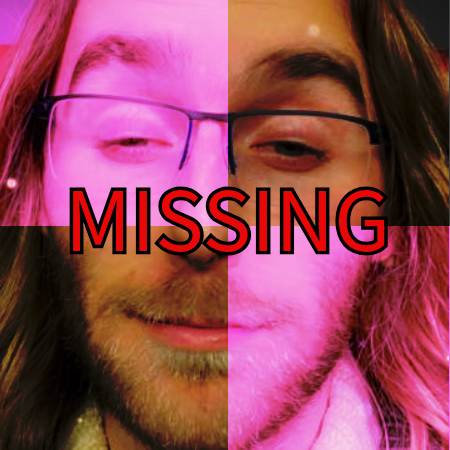
#> input picture src/dist/assets/missing.png, 450 x 450 px; its folder holds 3 pictures in this run; the run also reads 1 picture not shown here
$ python create_animation.py
#> lines starting #> are read from the running program, lines starting #| are printed output that depends on the picture
#> the answer given: ../src/dist/assets
"""
    This file is a part of yoyoengine. (https://github.com/zoogies/yoyoengine)
    Copyright (C) 2023-2025  Ryan Zmuda

    Licensed under the MIT license. See LICENSE file in the project root for details.
"""

# script created (almost) entirely by chatgpt3.5 (im lazy)

import os
from PIL import Image
import re
import json

def sort_key(file):
    match = re.search(r'\d+$', file)
    if match:
        return int(match.group())
    else:
        return file

def create_animation_metadata(folder_path):
#> called with folder_path = '../src/dist/assets'
    frame_files = sorted(os.listdir(folder_path), key=sort_key)

    if not frame_files:
        print("No frame files found in the specified folder.")
        return

    # Create a new image by stacking frames vertically
    frames = [Image.open(os.path.join(folder_path, file)) for file in frame_files if not file.endswith('.aseprite')]
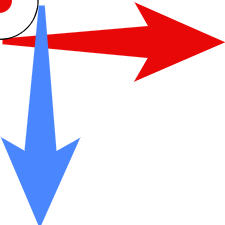
#> input picture src/dist/assets/origin.png, 225 x 225 px
    width, height = frames[0].size
#> width = 450; height = 450
    stacked_image = Image.new("RGBA", (width, height * len(frames)))
#> stacked_image: PIL image 450x1350 RGBA; every value is 0

    for i, frame in enumerate(frames):
        stacked_image.paste(frame, (0, i * height))
#> this loop made 3 passes
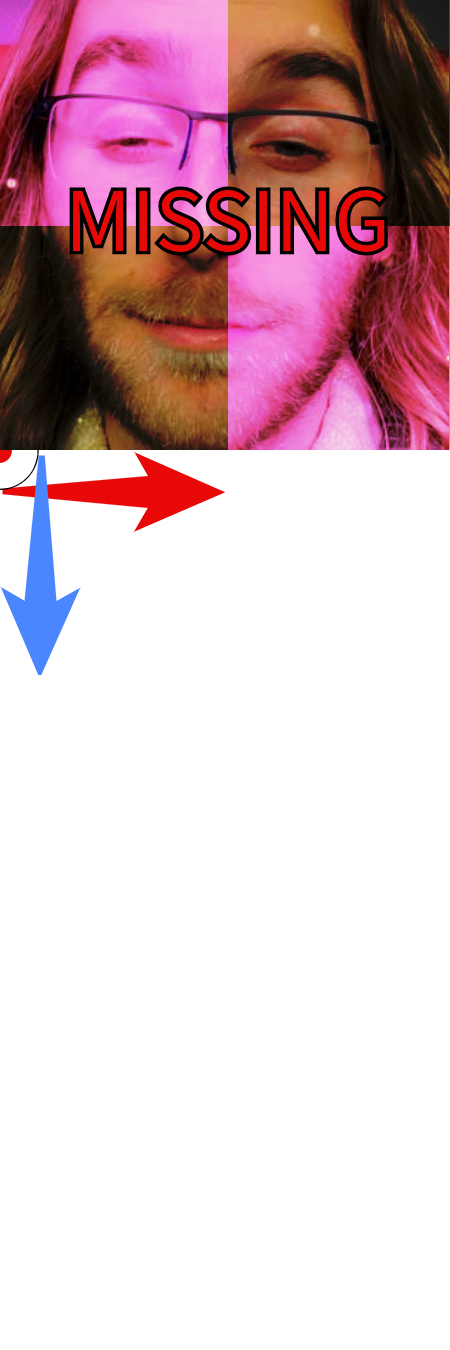
#> stacked_image: PIL image 450x1350 RGBA; mean R, G, B, A 54.3, 25.6, 33.1, 91; transparent parts drawn white

    animation_name = input("Enter animation name: ")
#> the answer given: ../src/dist/assets/missing.png

    # Save the stacked image
    # stacked_image.save(os.path.join(folder_path, f"{animation_name}.png"))

    # Get other metadata from user input or individual frame metadata
    version = 0
    frame_width = width
#> frame_width = 450
    frame_count = len(frames)
#> frame_count = 3
    frame_height = height
#> frame_height = 450
    frame_delay = int(input("Enter frame delay in milliseconds: "))
#> the answer given: 3
    loops = int(input("Enter number of loops (-1 for infinite): "))
#> the answer given: 1

    # Create metadata dictionary
    metadata = {
        "name": animation_name,
        "version": version,
        "src": f"animations/{animation_name}/{animation_name}.png",
        "frame_width": int(frame_width),
        "frame_height": int(frame_height),
        "frame_count": int(frame_count),
        "frame_delay": int(frame_delay),
        "loops": int(loops)
    }

    return metadata, stacked_image

folder_path = input("Path to folder containing frame files: ")
meta, image = create_animation_metadata(folder_path)
#> meta = 8 items

# ask the user for a resources path
resources_path = input("Enter the path to the resources folder: ")
#> the answer given: ../src/dist/assets

# ask the user where they want the metadata file to be saved
metadata_path = input("Enter the resources path to save the metadata file: ")
#> the answer given: out.png

# copy the metadata to the metadata_path and save "meta" as <name>.yoyo in the <resourcesfolder>/animations
metapathagain = os.path.join(resources_path, metadata_path, f"{meta['name']}.yoyo")
with open(metapathagain, "w") as f:
    json.dump(meta, f)

# save the stacked image to the resources folder
image.save(os.path.join(resources_path, f"{metadata_path}", f"{meta['name']}.png"))
